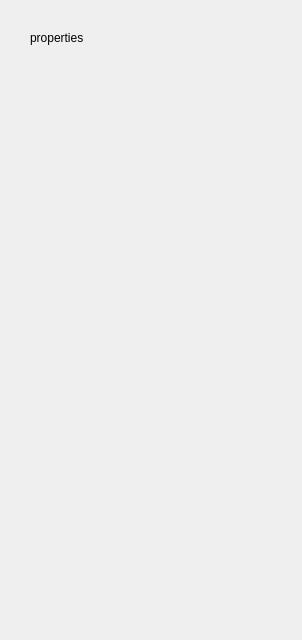
<?xml version="1.0" encoding="UTF-8"?>
<ui version="4.0">
 <class>ImagePropertiesDockWidget</class>
 <widget class="QDockWidget" name="ImagePropertiesDockWidget">
  <property name="geometry">
   <rect>
    <x>0</x>
    <y>0</y>
    <width>302</width>
    <height>640</height>
   </rect>
  </property>
  <property name="windowTitle">
   <string>Image Properties</string>
  </property>
  <widget class="QWidget" name="dockWidgetContents">
   <widget class="QLabel" name="label">
    <property name="geometry">
     <rect>
      <x>30</x>
      <y>30</y>
      <width>71</width>
      <height>16</height>
     </rect>
    </property>
    <property name="text">
     <string>properties</string>
    </property>
   </widget>
  </widget>
 </widget>
 <resources/>
 <connections/>
</ui>
